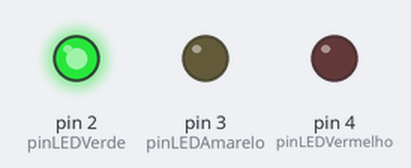
A sketch run on a simulated Arduino Uno, built with avr-gcc and run on an emulated ATmega328P. On the bench: output pins drawn as LEDs (lit = HIGH).

Above: at 2.2 s.
At 5.2 s:
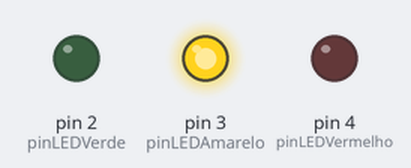
At 9.5 s:
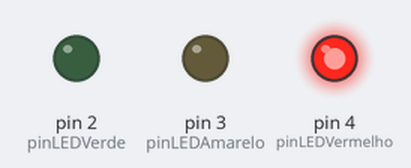
Timing chart, 0 to 16.9 s (numbered marks = the images above):
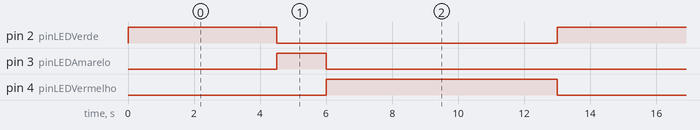

Measured:
- by itself, pin 2 (pinLEDVerde): alternates HIGH for 4.5 s and LOW for 8.5 s
- by itself, pin 3 (pinLEDAmarelo): alternates HIGH for 1.5 s and LOW for 11.5 s
- by itself, pin 4 (pinLEDVermelho): alternates HIGH for 7.0 s and LOW for 6.0 s

The sketch:

Semaforo.ino
```cpp
//Definindo as portas para cada LED
#define pinLEDVerde 2
#define pinLEDAmarelo 3
#define pinLEDVermelho 4

//Definindo o tempo de espera para cada sinalização
#define tempoEsperaVerde 4500 //Em milisegundos
#define tempoEsperaAmarelo 1500
#define tempoEsperaVermelho 7000

void setup() {

  //Indicando o número das portas digitais
  //E configurando-as como saída (OUTPUT)
  pinMode(pinLEDVerde, OUTPUT);
  pinMode(pinLEDAmarelo, OUTPUT);
  pinMode(pinLEDVermelho, OUTPUT);
}

void loop() {

  //Semáforo - Verde
  digitalWrite(pinLEDVerde, HIGH);
  digitalWrite(pinLEDAmarelo, LOW);
  digitalWrite(pinLEDVermelho, LOW);
  delay(tempoEsperaVerde);

  //Semáforo - Amarelo
  digitalWrite(pinLEDVerde, LOW);
  digitalWrite(pinLEDAmarelo, HIGH);
  digitalWrite(pinLEDVermelho, LOW);
  delay(tempoEsperaAmarelo);

  //Semáforo - Vermelho
  digitalWrite(pinLEDVerde,LOW);
  digitalWrite(pinLEDAmarelo, LOW);
  digitalWrite(pinLEDVermelho, HIGH);
  delay(tempoEsperaVermelho);
}
```
